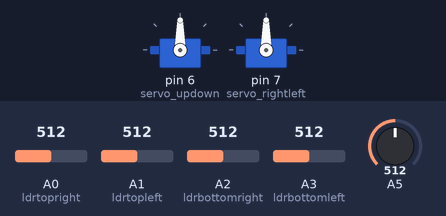
This sketch was run on a simulated Arduino Uno, built with avr-gcc and run on an emulated ATmega328P. On the bench: 2 × servo. The inputs (shaded band) are chosen by the test bench; at power-on: A0 (ldrtopright) = 512, A1 (ldrtopleft) = 512, A2 (ldrbottomright) = 512, A3 (ldrbottomleft) = 512, A5 = 512. What the sketch prints to the serial monitor is not drawn.

Above: at 1.2 s.
1.3 s: A0 (ldrtopright) set to 594
3.3 s: A0 (ldrtopright) set to 629
At 6.1 s:
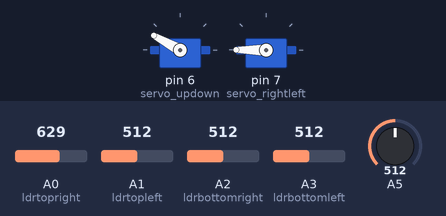
6.3 s: A1 (ldrtopleft) set to 304
8.1 s: A1 (ldrtopleft) set to 283
At 8.9 s:
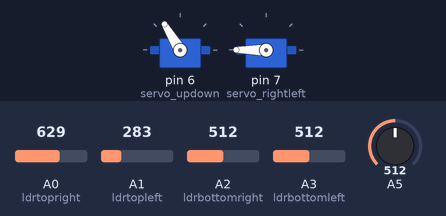
11.1 s: A2 (ldrbottomright) set to 311
At 11.1 s:
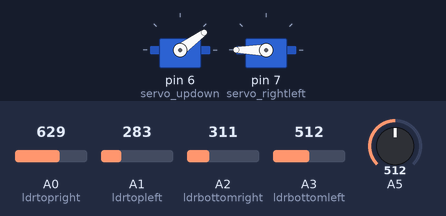
12.6 s: A2 (ldrbottomright) set to 290
At 13.08 s:
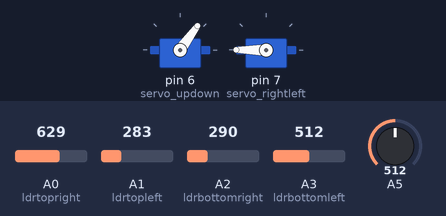
Timing chart, 0 to 16.6 s (numbered marks = the images above; inputs shaded):
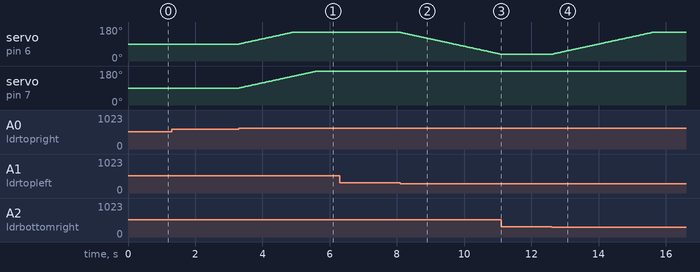

Measured:
- the behaviour switches between 611 and 612 on A0 (ldrtopright) (found by bisection; images 0 and 1)
- the behaviour switches between 297 and 296 on A1 (ldrtopleft) (found by bisection; images 1 and 2)
- the behaviour switches between 302 and 301 on A2 (ldrbottomright) (found by bisection; images 3 and 4)
- after the input at 1.3 s, every drawn part: stays the same
- after the input at 3.3 s, servo on pin 6 (servo_updown): moves from 90° to 151° over 1.6 s, starting at once; servo on pin 7 (servo_rightleft): moves from 90° to 180° over 2.3 s, starting at once
- after the input at 6.3 s, every drawn part: stays the same
- after the input at 8.1 s, servo on pin 6 (servo_updown): moves from 151° to 36° over 3.0 s, starting at once
- after the input at 11.1 s, servo on pin 6 (servo_updown): stays 36° (without the input it goes to 35° after 0.01 s)
- after the input at 12.6 s, servo on pin 6 (servo_updown): moves from 36° to 151° over 3.0 s, starting at once

The sketch:

servo.ino
```cpp
// (licence header left out)
#include <Servo.h>
#include <avr/sleep.h>
#include <avr/interrupt.h>
//Initialize variables

constexpr int ldrtopright = 0;
constexpr int ldrtopleft = 1;
constexpr int ldrbottomright = 2;
constexpr int ldrbottomleft = 3;


int topleft = 0;
int bottomleft = 0;
int topright = 0;
int bottomright = 0;
int limitUD = 0;
int limitLR = 0;

//Declare two servos
Servo servo_updown;
Servo servo_rightleft;

constexpr int threshold_value = 50;
constexpr float threshold_reset = 76.3;           //measurement sensitivity

// constexpr int lightPin = 2;

// volatile bool wakeFlag = false;

void setup()
{
  Serial.begin(9600);                                //serial connection setup  //opens  serial port, sets data rate to 9600 bps
  Serial.println("CLEARDATA");                       //clear  all data that’s been place in already
  Serial.println("LABEL,t,voltage,current,power,Mode");   //define the column headings (PLX-DAQ command)


  servo_updown.attach(6);             //Servo motor up-down movement
  servo_rightleft.attach(7);
  initialize();    //Servo motor right-left movement
}

void loop()
{
//  pv_power();

    float volt = analogRead(A5)*5.0/1023;
    float voltage = 2*volt;                //  Volt=(R1/R1+R2)*Voltage / R1=R2=10Ohms  => voltage=2*volt)
    float current = voltage/20;            //  I=voltage/(R1+R2)
    float power  = voltage*current;
    if (volt == 0) {
      Serial.println("Please connect solar panel on pin A5!");
    } else {
      Serial.print("DATA,TIME,"); // PLX-DAQ command
      Serial.print(voltage);    //send the voltage to serial port
      Serial.print(",");
      Serial.print(current);    //send the current to serial port
      Serial.print(",");
      Serial.print(power);  //send the power to serial port
      Serial.print(",");
    }
    automaticsolartracker();
    // testMotor();
}

void initialize() {
  if (servo_rightleft.read() < 90) {
    for (int pos = servo_rightleft.read(); pos < 90; pos++) {
      servo_rightleft.write(pos);
      delay(30);
    }
  } else {
    for (int pos = servo_rightleft.read(); pos > 90; pos--) {
      servo_rightleft.write(pos);
      delay(30);
    }
  }

  if (servo_updown.read() < 90) {
    for (int pos = servo_updown.read(); pos < 90; pos++) {
      servo_updown.write(pos);
      delay(30);
    }
  } else {
    for (int pos = servo_updown.read(); pos > 90; pos--) {
      servo_updown.write(pos);
      delay(30);
    }
  }
}

void automaticsolartracker() {

     topleft = analogRead(ldrtopleft);
     bottomright = analogRead(ldrbottomright);
     topright = analogRead(ldrtopright);
     bottomleft = analogRead(ldrbottomleft);
     // calculating average

     // calculating average
     int avgtop = (topright + topleft) / 2;     //average  of top LDRs
     int avgbot = (bottomright + bottomleft) / 2;     //average of bottom LDRs
     int avgleft = (topleft + bottomleft) / 2;    //average of left LDRs
     int avgright  = (topright + bottomright) / 2;   //average of right LDRs

     int diffelev = avgtop - avgbot;
     int diffazi = avgright - avgleft;


      if (diffazi >= threshold_value && servo_rightleft.read() <= 180){
          servo_rightleft.write((servo_rightleft.read() + 1.0));
      }
      if (abs(diffazi) >= threshold_value && diffazi < 0 && servo_rightleft.read() > 0) {
          servo_rightleft.write((servo_rightleft.read() - 1.0));
      }

      //up-down movement of solar tracker

      if (diffelev >= threshold_value && servo_updown.read() <= 150) {
          servo_updown.write((servo_updown.read() + 1.0));
      }
      if (abs(diffelev) >= threshold_value && diffelev < 0 && servo_updown.read() > 30) {
          servo_updown.write((servo_updown.read() - 1.0));
      }

 }
```
